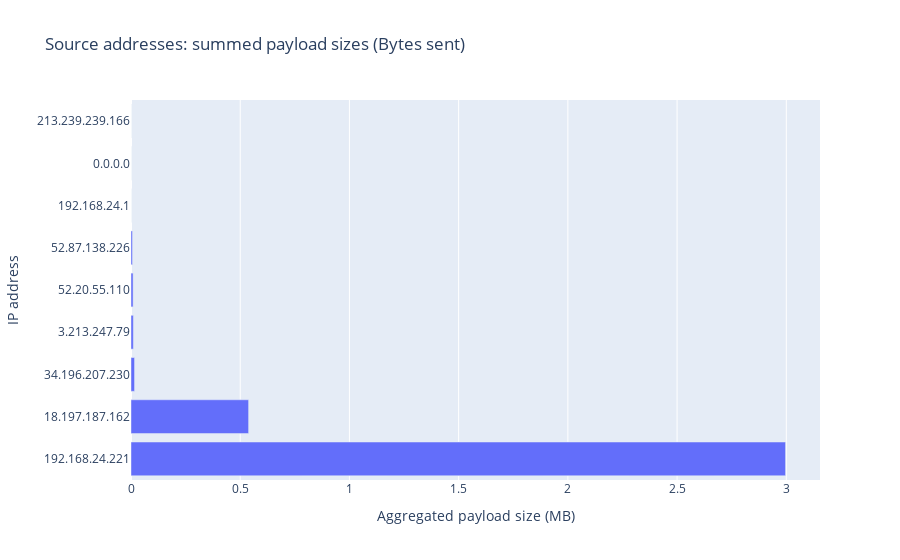

The notebook cell this image was saved under:
### Code cell
fig = px.bar(
  source_addresses, 
  x="size", 
  y="IP_src", 
  # log_x=True,
  # color="size", 
  template="plotly", 
  title="Source addresses: summed payload sizes (Bytes sent)",
  orientation='h',
  labels={
          "IP_src": "IP address",
          "size": "Aggregated payload size (MB)",
        },
  )
fig.show()

### Figure 1 — Plotly figure (JSON) as saved in the notebook; plotly's stock layout.template omitted (floating-point values rounded to 4 significant figures)
{"data": [{"alignmentgroup": "True", "hovertemplate": "Aggregated payload size (MB)=%{x}<br>IP address=%{y}<extra></extra>", "legendgroup": "", "marker": {"color": "#636efa", "pattern": {"shape": ""}}, "name": "", "offsetgroup": "", "orientation": "h", "showlegend": false, "textposition": "auto", "type": "bar", "x": [2.997, 0.5384, 0.01621, 0.01072, 0.009615, 0.006874, 1.144e-05, 4.768e-06, 9.537e-07], "xaxis": "x", "y": ["192.168.24.221", "18.197.187.162", "34.196.207.230", "3.213.247.79", "52.20.55.110", "52.87.138.226", "192.168.24.1", "0.0.0.0", "213.239.239.166"], "yaxis": "y"}], "layout": {"barmode": "relative", "legend": {"tracegroupgap": 0}, "title": {"text": "Source addresses: summed payload sizes (Bytes sent)"}, "xaxis": {"anchor": "y", "domain": [0, 1], "title": {"text": "Aggregated payload size (MB)"}}, "yaxis": {"anchor": "x", "domain": [0, 1], "title": {"text": "IP address"}}}}
